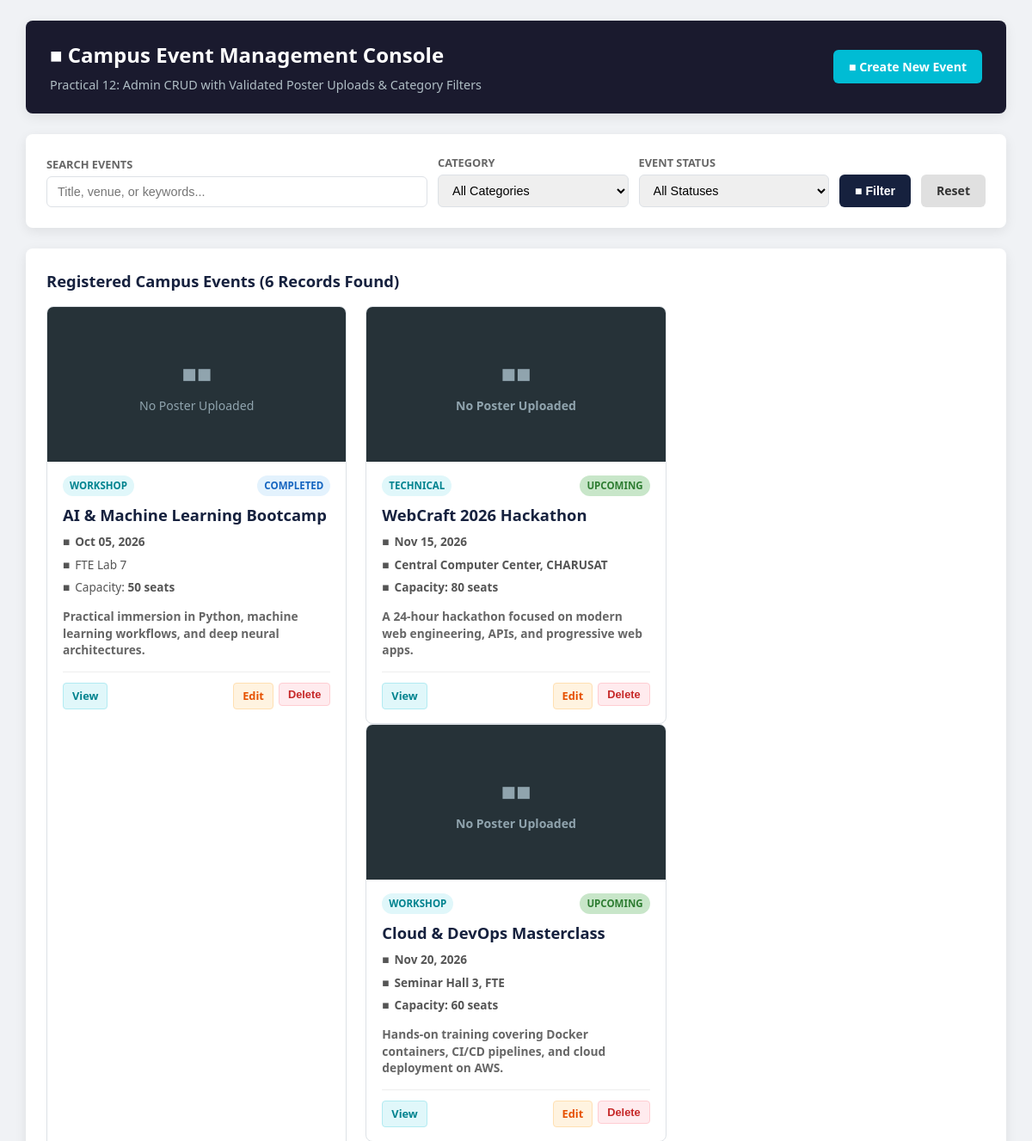
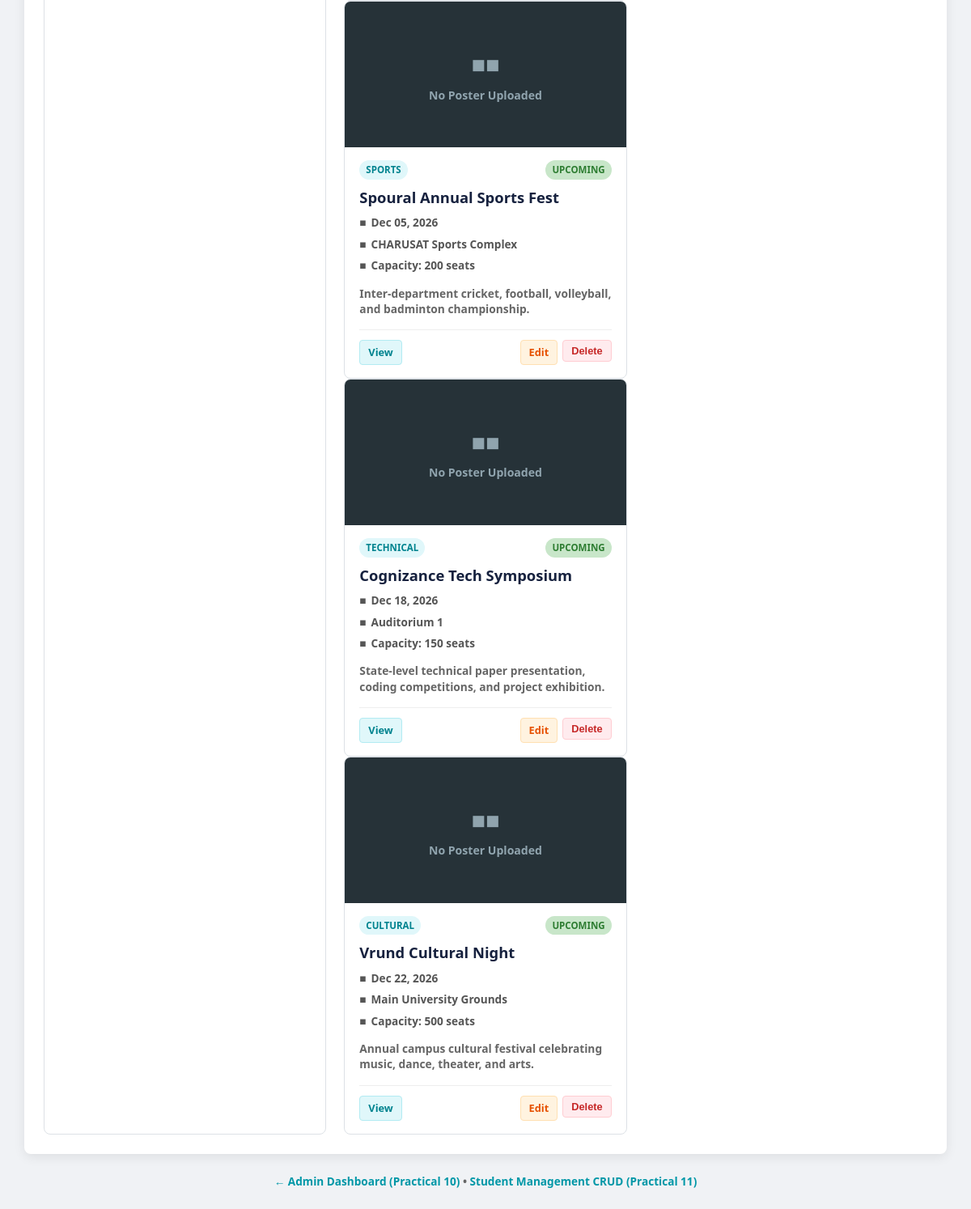
The page /Practical-12/index.php on the database its author committed (2 pictures, top to bottom).
### tables this page shows
CREATE TABLE `events` (
  `id` INT AUTO_INCREMENT PRIMARY KEY,
  `title` VARCHAR(150) NOT NULL,
  `category` VARCHAR(50) NOT NULL,
  `description` TEXT NOT NULL,
  `event_date` DATE NOT NULL,
  `venue` VARCHAR(100) NOT NULL,
  `max_participants` INT UNSIGNED NOT NULL DEFAULT 100,

  `poster_url` VARCHAR(255) DEFAULT NULL,
  `status` ENUM('upcoming', 'completed', 'cancelled') NOT NULL DEFAULT 'upcoming',
  `created_at` TIMESTAMP DEFAULT CURRENT_TIMESTAMP,
  INDEX `idx_event_date` (`event_date`),
  INDEX `idx_category` (`category`)
);

### Practical-12/index.php (the view, shortened to what this page needs)
<?php
$search   = trim($_GET['search'] ?? '');
$events = [];
$totalEvents = 0;
try {
    $pdo = getDBConnection();
    $conditions = [];
    $params = [];
    $whereSql = !empty($conditions) ? "WHERE " . implode(" AND ", $conditions) : "";
    $sql = "SELECT id, title, category, description, event_date, venue, max_participants, poster_url, status,
created_at
            FROM events
            {$whereSql}
            ORDER BY event_date ASC";
    $stmt = $pdo->prepare($sql);
    $stmt->execute($params);
    $events = $stmt->fetchAll();
    $totalEvents = count($events);
} catch (Exception $e) {
    error_log("[Practical-12 CRUD Error]: " . $e->getMessage());
    $dbError = $e->getMessage();
}
?>
<!DOCTYPE html>
<html lang="en">
<head>
</head>
<body>
    <div class="container">
        <header>
            <div>
                <h1>■ Campus Event Management Console</h1>
                <p>Practical 12: Admin CRUD with Validated Poster Uploads & Category Filters</p>
            </div>
            <div>
                <a href="add_event.php" class="btn btn-primary">
                    ■ Create New Event
                </a>
            </div>
        </header>
        <div class="card">
            <form method="GET" action="index.php" class="filter-form">
                <div class="form-group">
                    <label for="search">Search Events</label>
                    <input type="text" id="search" name="search" placeholder="Title, venue, or keywords..."
value="<?= htmlspecialchars($search) ?>">
                </div>
                <div class="form-group">
                    <label for="category">Category</label>
                    <select id="category" name="category">
                        <option value="">All Categories</option>
                    </select>
                </div>
                <div class="form-group">
                    <label for="status">Event Status</label>
                    <select id="status" name="status">
                        <option value="">All Statuses</option>
                    </select>
                </div>
                <button type="submit" class="btn btn-filter">■ Filter</button>
                <a href="index.php" class="btn btn-reset">Reset</a>
            </form>
        </div>
        <div class="card">
            <div style="display:flex; justify-content:space-between; align-items:center;">
                <h3 style="margin:0; font-size:1.15rem; color:var(--color-primary-lt);">
                    Registered Campus Events (<?= $totalEvents ?> Records Found)
                </h3>
            </div>
            <?php if (!empty($events)): ?>
                <div class="events-grid">
                    <?php foreach ($events as $ev): ?>
                    <div class="event-card">
                        <div class="poster-container">
                            <?php if (!empty($ev['poster_url']) && file_exists(__DIR__ . '/' . $ev['poster_url'])): ?>
                                <img src="<?= htmlspecialchars($ev['poster_url']) ?>" alt="<?= htmlspecialchars($ev[
'title']) ?>" class="poster-img">
                            <?php else: ?>
                                <div class="poster-placeholder">
                                    <span style="font-size:1.8rem;">■■</span>
                                    <span>No Poster Uploaded</span>
                                </div>
                            <?php endif; ?>
                        </div>
                        <div class="card-body">
                            <div class="card-meta">
                                <span class="badge badge-cat"><?= htmlspecialchars($ev['category']) ?></span>
                                <span class="badge badge-<?= htmlspecialchars($ev['status']) ?>">
                                    <?= htmlspecialchars(ucfirst($ev['status'])) ?>
                                </span>
                            </div>
                            <h4 class="event-title"><?= htmlspecialchars($ev['title']) ?></h4>
                            <div class="event-info">
                                <span>■</span>
                                <strong><?= htmlspecialchars(date('M d, Y', strtotime($ev['event_date']))) ?></strong>
                            </div>
                            <div class="event-info">
                                <span>■</span>
                                <span><?= htmlspecialchars($ev['venue']) ?></span>
                            </div>
                            <div class="event-info">
                                <span>■</span>
                                <span>Capacity: <strong><?= htmlspecialchars((string)$ev['max_participants']) ?></
strong> seats</span>
                            </div>
                            <p class="event-desc"><?= htmlspecialchars($ev['description']) ?></p>
                            <div class="card-actions">
                                <a href="view_event.php?id=<?= $ev['id'] ?>" class="btn-sm btn-view">View</a>
                                <div class="btn-action-group">
                                    <a href="edit_event.php?id=<?= $ev['id'] ?>" class="btn-sm btn-edit">Edit</a>
                                    <form action="delete_event.php" method="POST" style="display:inline;"
onsubmit="return confirm('Are you sure you want to delete this event? This will also remove the uploaded poster file.
');">
                                        <button type="submit" class="btn-sm btn-del">Delete</button>
                                    </form>
                                </div>
                            </div>
                        </div>
                    </div>
                    <?php endforeach; ?>
                </div>
            <?php else: ?>
                <div style="padding: 36px; text-align: center; color: var(--color-muted);">
                    No events found matching your filter criteria.
                </div>
            <?php endif; ?>
        </div>
        <div style="text-align:center; margin-top:20px; font-size:0.85rem; color:var(--color-muted);">
            <a href="../Practical-10/dashboard_admin.php" style="color:var(--color-accent-dark); text-decoration:none;
 font-weight:600;">
                &larr; Admin Dashboard (Practical 10)
            </a> &bull;
            <a href="../Practical-11/index.php" style="color:var(--color-accent-dark); text-decoration:none; font-
weight:600;">
                Student Management CRUD (Practical 11)
            </a>
        </div>
    </div>
</body>
</html>

### Practical-12/index.php (style rules this page uses)
:root { --color-primary: #1a1a2e; --color-primary-lt: #16213e; --color-accent: #00bcd4; --color-accent-dark: #0097a7; --color-bg: #f0f2f5; --color-card: #ffffff; --color-text: #222222; --color-muted: #666666; --color-success: #2e7d32; --color-success-bg: #c8e6c9; --color-danger: #c62828; --color-danger-bg: #ffcdd2; --color-warning: #e65100; --color-warning-bg: #ffe0b2; --color-border: #dde1e6; --radius: 8px; --shadow: 0 4px 14px rgba(0,0,0,0.08); --font-sans: 'Segoe UI', Tahoma, Geneva, Verdana, sans-serif; }
* { box-sizing: border-box; }
body { font-family: var(--font-sans); background: var(--color-bg); color: var(--color-text); margin: 0; padding: 24px 16px; line-height: 1.5; }
.container { max-width: 1140px; margin: 0 auto; }
header { background: var(--color-primary); color: #fff; padding: 22px 28px; border-radius: var(--radius); box-shadow: var(--shadow); margin-bottom: 24px; display: flex; justify-content: space-between; align-items: center; flex-wrap: wrap; gap: 16px; }
header h1 { margin: 0 0 6px; font-size: 1.5rem; }
header p { margin: 0; color: #b0bec5; font-size: 0.9rem; }
.btn { display: inline-flex; align-items: center; gap: 6px; padding: 9px 18px; border-radius: 6px; font-weight: 600; font-size: 0.88rem; text-decoration: none; cursor: pointer; border: none; transition: background 0.2s; }
.btn-primary { background: var(--color-accent); color: #fff; }
.card { background: var(--color-card); border-radius: var(--radius); padding: 24px; box-shadow: var(--shadow); margin-bottom: 24px; }
.filter-form { display: grid; grid-template-columns: 2fr 1fr 1fr auto auto; gap: 12px; align-items: end; }
.form-group { display: flex; flex-direction: column; gap: 4px; }
.form-group label { font-size: 0.8rem; font-weight: 600; color: var(--color-muted); text-transform: uppercase; }
input[type="text"], select { padding: 9px 12px; border: 1px solid var(--color-border); border-radius: 6px; font-size: 0.9rem; outline: none; }
.btn-filter { background: var(--color-primary-lt); color: #fff; height: 38px; }
.btn-reset { background: #e0e0e0; color: #333; height: 38px; }
.events-grid { display: grid; grid-template-columns: repeat(auto-fill, minmax(320px, 1fr)); gap: 22px; margin-top: 16px; }
.event-card { background: #fff; border: 1px solid var(--color-border); border-radius: var(--radius); overflow: hidden; display: flex; flex-direction: column; transition: transform 0.2s, box-shadow 0.2s; }
.poster-container { width: 100%; height: 180px; background: #263238; position: relative; overflow: hidden; display: flex; align-items: center; justify-content: center; }
.poster-placeholder { color: #90a4ae; font-size: 0.88rem; display: flex; flex-direction: column; align-items: center; gap: 6px; }
.card-body { padding: 16px 18px; display: flex; flex-direction: column; flex: 1; }
.card-meta { display: flex; justify-content: space-between; align-items: center; margin-bottom: 8px; }
.badge { display: inline-block; padding: 3px 8px; border-radius: 12px; font-size: 0.72rem; font-weight: 700; text-transform: uppercase; }
.badge-cat { background: #e0f7fa; color: #00838f; }
.badge-upcoming { background: var(--color-success-bg); color: var(--color-success); }
.badge-completed { background: #e3f2fd; color: #1565c0; }
.event-title { margin: 0 0 8px; font-size: 1.15rem; color: var(--color-primary-lt); font-weight: 700; }
.event-info { font-size: 0.85rem; color: #555; margin-bottom: 6px; display: flex; align-items: center; gap: 6px; }
.event-desc { font-size: 0.86rem; color: #666; line-height: 1.4; margin: 8px 0 16px; flex: 1; display: -webkit-box; -webkit-line-clamp: 3; -webkit-box-orient: vertical; overflow: hidden; }
.card-actions { display: flex; justify-content: space-between; align-items: center; border-top: 1px solid #eee; padding-top: 12px; margin-top: auto; }
.btn-action-group { display: flex; gap: 6px; }
.btn-sm { padding: 5px 10px; font-size: 0.8rem; border-radius: 4px; font-weight: 600; text-decoration: none; cursor: pointer; border: 1px solid transparent; }
.btn-view { background: #e0f7fa; color: #00838f; border-color: #b2ebf2; }
.btn-edit { background: #fff3e0; color: #e65100; border-color: #ffe0b2; }
.btn-del { background: #ffebee; color: #c62828; border-color: #ffcdd2; }

### rows shown on the page
events: shows "No Poster Uploaded", category "WORKSHOP", status "COMPLETED", title "AI & Machine Learning Bootcamp", event_date "Oct 05, 2026", venue "FTE Lab 7", max_participants "50", description "Practical immersion in Python, machine learning workflows, and deep neural architectures."
events: shows "No Poster Uploaded", category "TECHNICAL", status "UPCOMING", title "WebCraft 2026 Hackathon", event_date "Nov 15, 2026", venue "Central Computer Center, CHARUSAT", max_participants "80", description "A 24-hour hackathon focused on modern web engineering, APIs, and progressive web apps."
events: shows "No Poster Uploaded", category "WORKSHOP", status "UPCOMING", title "Cloud & DevOps Masterclass", event_date "Nov 20, 2026", venue "Seminar Hall 3, FTE", max_participants "60", description "Hands-on training covering Docker containers, CI/CD pipelines, and cloud deployment on AWS."
events: shows "No Poster Uploaded", category "SPORTS", status "UPCOMING", title "Spoural Annual Sports Fest", event_date "Dec 05, 2026", venue "CHARUSAT Sports Complex", max_participants "200", description "Inter-department cricket, football, volleyball, and badminton championship."
events: shows "No Poster Uploaded", category "TECHNICAL", status "UPCOMING", title "Cognizance Tech Symposium", event_date "Dec 18, 2026", venue "Auditorium 1", max_participants "150", description "State-level technical paper presentation, coding competitions, and project exhibition."
events: shows "No Poster Uploaded", category "CULTURAL", status "UPCOMING", title "Vrund Cultural Night", event_date "Dec 22, 2026", venue "Main University Grounds", max_participants "500", description "Annual campus cultural festival celebrating music, dance, theater, and arts."

### other values the page prints
$totalEvents "6"
